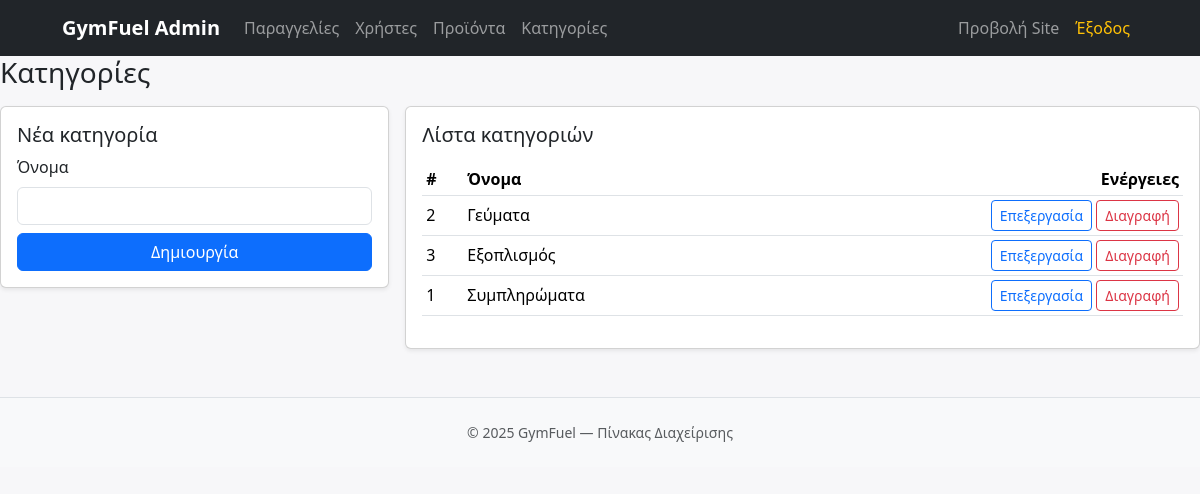
The app's page /categories.php (signed in) with its own data.
### tables this page shows
CREATE TABLE `categories` (
  `id` int(11) NOT NULL,
  `name` varchar(100) NOT NULL
);

### categories.php (the view, shortened to what this page needs)
<?php
require __DIR__ . '/../db.php';
$cats = $pdo->query("SELECT id, name FROM categories ORDER BY name")->fetchAll(PDO::FETCH_ASSOC);
$edit = null;
include __DIR__ . '/../header.php';
?>
<h3 class="mb-3">Κατηγορίες</h3>
<div class="row g-3">
  <div class="col-lg-4">
    <div class="card shadow-sm">
      <div class="card-body">
        <h5 class="card-title"><?= $edit?'Επεξεργασία':'Νέα' ?> κατηγορία</h5>
        <form method="post">
          <div class="mb-2">
            <label class="form-label">Όνομα</label>
            <input class="form-control" name="name" required value="<?= htmlspecialchars($edit['name'] ?? '') ?>">
          </div>
          <div class="d-grid">
            <button class="btn btn-primary"><?= $edit?'Αποθήκευση':'Δημιουργία' ?></button>
          </div>
        </form>
      </div>
    </div>
  </div>
  <div class="col-lg-8">
    <div class="card shadow-sm">
      <div class="card-body">
        <h5 class="card-title mb-3">Λίστα κατηγοριών</h5>
        <div class="table-responsive">
          <table class="table table-sm align-middle">
            <thead><tr><th>#</th><th>Όνομα</th><th class="text-end">Ενέργειες</th></tr></thead>
            <tbody>
              <?php foreach($cats as $c): ?>
                <tr>
                  <td><?= (int)$c['id'] ?></td>
                  <td><?= htmlspecialchars($c['name']) ?></td>
                  <td class="text-end">
                    <a class="btn btn-outline-primary btn-sm" href="?edit=<?= (int)$c['id'] ?>">Επεξεργασία</a>
                    <form method="post" class="d-inline" onsubmit="return confirm('Διαγραφή κατηγορίας;');">
                      <button class="btn btn-outline-danger btn-sm">Διαγραφή</button>
                    </form>
                  </td>
                </tr>
              <?php endforeach; ?>
            </tbody>
          </table>
        </div>
      </div>
    </div>
  </div>
</div>
<?php include __DIR__ . '/../footer.php'; ?>

### header.php (style rules this page uses)
body { background:#f7f7f9; }

### records on screen
categories: id "2", name "Γεύματα"
categories: id "3", name "Εξοπλισμός"
categories: id "1", name "Συμπληρώματα"
